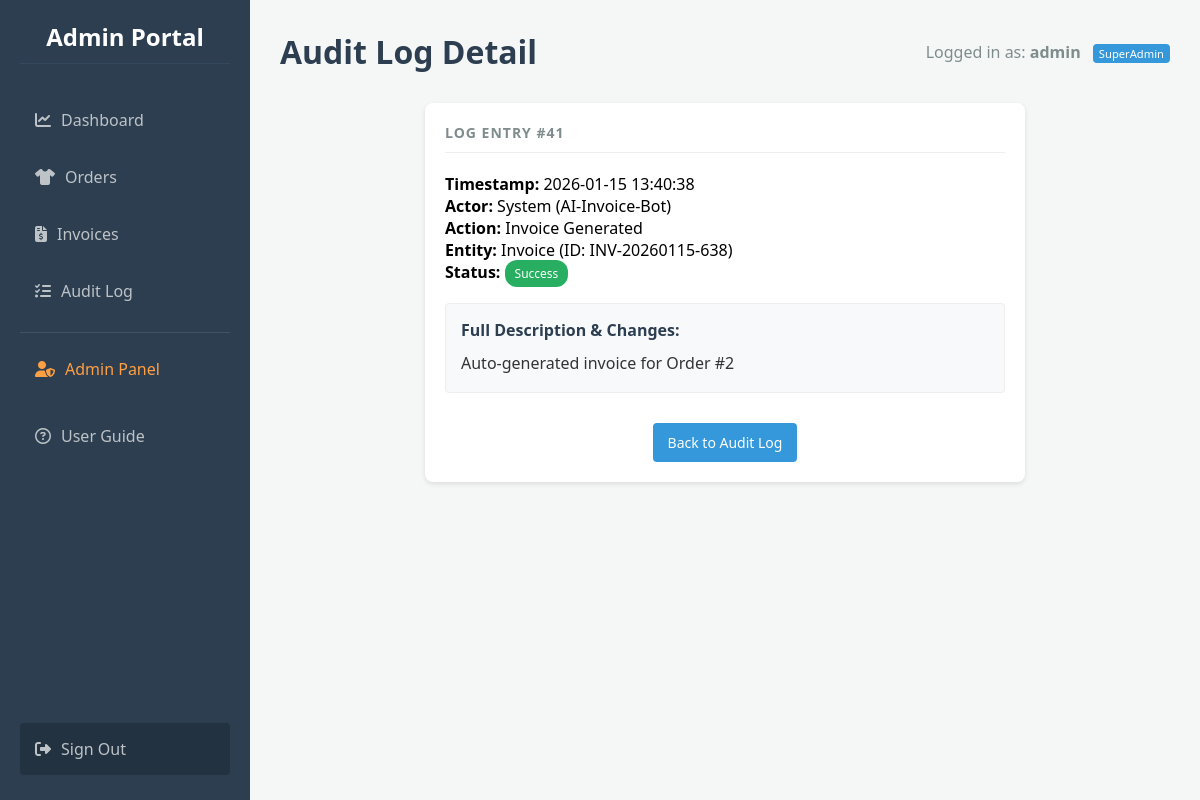
/audit/view/41 (signed in), run on the app's committed database.
### app.py (models this page shows)
class User(db.Model):
    id = db.Column(db.Integer, primary_key=True)
    custom_id = db.Column(db.String(50), unique=True)
    username = db.Column(db.String(100), unique=True, nullable=False)
    password = db.Column(db.String(100), nullable=False)
    role = db.Column(db.String(20), default='Staff')
    is_suspended = db.Column(db.Boolean, default=False)
    must_change_password = db.Column(db.Boolean, default=False)

class AuditLog(db.Model):
    id = db.Column(db.Integer, primary_key=True)
    timestamp = db.Column(db.DateTime, default=datetime.utcnow)
    actor_type = db.Column(db.String(50), default='System')
    actor_id = db.Column(db.String(50))
    action = db.Column(db.String(100), nullable=False)
    entity_type = db.Column(db.String(50))
    entity_id = db.Column(db.String(50))
    status = db.Column(db.String(50))
    description = db.Column(db.String(255))

### app.py (the view)
@app.route('/audit/view/<int:log_id>')
def audit_details(log_id):
    if 'user_id' not in session: return redirect(url_for('login'))
    log = AuditLog.query.get_or_404(log_id)
    return render_template('audit_details.html', log=log)

### app.py (called while the page is built)
@app.before_request
def load_user():
    g.user = None
    if 'user_id' in session: g.user = User.query.get(session['user_id'])

### templates/audit_details.html
{% extends "base.html" %}
{% block header %}Audit Log Detail{% endblock %}
{% block content %}
    <div class="card" style="max-width: 600px; margin: 0 auto; text-align: left;">
        <h3 style="border-bottom: 1px solid #eee; padding-bottom: 10px; margin-bottom: 20px;">
            Log Entry #{{ log.id }}
        </h3>
        <p><strong>Timestamp:</strong> {{ log.timestamp.strftime('%Y-%m-%d %H:%M:%S') }}</p>
        <p><strong>Actor:</strong> {{ log.actor_type }} ({{ log.actor_id }})</p>
        <p><strong>Action:</strong> {{ log.action }}</p>
        <p><strong>Entity:</strong> {{ log.entity_type }} (ID: {{ log.entity_id }})</p>
        <p><strong>Status:</strong> <span class="badge badge-{{ log.status }}">{{ log.status }}</span></p>
        <div style="margin-top: 20px; background-color: #f8f9fa; padding: 15px; border-radius: 4px; border: 1px solid #eee;">
            <h4 style="margin-bottom: 10px; color: #2c3e50;">Full Description & Changes:</h4>
            <p style="line-height: 1.6; color: #333;">{{ log.description }}</p>
        </div>
        <div style="margin-top: 30px; text-align: center;">
            <a href="{{ url_for('audit_log') }}" class="btn btn-primary">Back to Audit Log</a>
        </div>
    </div>
{% endblock %}

### templates/base.html (shortened to what this page needs)
<!DOCTYPE html>
<html lang="en">
<head>
    <link rel="stylesheet" href="https://cdnjs.cloudflare.com/ajax/libs/font-awesome/6.4.0/css/all.min.css">
    <link rel="stylesheet" href="{{ url_for('static', filename='style.css') }}">
</head>
<body>
    <nav class="sidebar">
        <h2>Admin Portal</h2>
        <a href="{{ url_for('dashboard') }}" class="{{ 'active' if request.path == '/dashboard' else '' }}">
            <i class="fa-solid fa-chart-line" style="margin-right: 10px;"></i>Dashboard
        </a>
        <a href="{{ url_for('orders') }}" class="{{ 'active' if request.path == '/orders' else '' }}">
            <i class="fa-solid fa-shirt" style="margin-right: 10px;"></i>Orders
        </a>
        <a href="{{ url_for('invoices') }}" class="{{ 'active' if request.path == '/invoices' else '' }}">
            <i class="fa-solid fa-file-invoice-dollar" style="margin-right: 10px;"></i>Invoices
        </a>
        <a href="{{ url_for('audit_log') }}" class="{{ 'active' if request.path == '/audit' else '' }}">
            <i class="fa-solid fa-list-check" style="margin-right: 10px;"></i>Audit Log
        </a>
        {% if g.user and g.user.role == 'SuperAdmin' %}
            <div style="border-top: 1px solid rgba(255,255,255,0.1); margin: 10px 0; padding-top: 10px;">
                <a href="{{ url_for('admin_panel') }}" class="{{ 'active' if request.path.startswith('/admin') else '' }}" style="color: #ff9f43;">
                    <i class="fa-solid fa-user-shield" style="margin-right: 10px;"></i>Admin Panel
                </a>
            </div>
        {% endif %}
        <a href="{{ url_for('guide') }}" class="{{ 'active' if request.path == '/guide' else '' }}">
            <i class="fa-regular fa-circle-question" style="margin-right: 10px;"></i>User Guide
        </a>
        <a href="{{ url_for('logout') }}" style="margin-top: auto; background: rgba(0,0,0,0.2);">
            <i class="fa-solid fa-right-from-bracket" style="margin-right: 10px;"></i>Sign Out
        </a>
    </nav>
    <div class="main-content">
        <div class="header">
            <h1>{% block header %}{% endblock %}</h1>
            <div class="user-info" style="color: #7f8c8d;">
                {% if g.user %}
                    Logged in as: <strong>{{ g.user.username }}</strong>
                    <span class="role-badge" style="background-color: #3498db; color: white;">{{ g.user.role }}</span>
                {% else %}
                    Guest
                {% endif %}
            </div>
        </div>
        <div class="content-area">
            {% block content %}{% endblock %}
        </div>
    </div>
</body>
</html>

### static/style.css (style rules this page uses)
* { box-sizing: border_box; margin: 0; padding: 0; font-family: 'Segoe UI', Tahoma, Geneva, Verdana, sans-serif; }
body { background-color: #f4f7f6; display: flex; min-height: 100vh; }
.sidebar { width: 250px; background-color: #2c3e50; color: white; padding: 20px; display: flex; flex-direction: column; }
.sidebar h2 { margin-bottom: 30px; font-size: 24px; text-align: center; border-bottom: 1px solid #34495e; padding-bottom: 10px; }
.sidebar a { color: #bdc3c7; text-decoration: none; padding: 15px; margin-bottom: 5px; border-radius: 4px; transition: 0.3s; }
.main-content { flex: 1; padding: 30px; overflow-y: auto; }
.header { display: flex; justify-content: space-between; align-items: center; margin-bottom: 30px; }
.card { background: white; padding: 20px; border-radius: 8px; box-shadow: 0 2px 5px rgba(0,0,0,0.1); text-align: center; }
.card h3 { font-size: 14px; color: #7f8c8d; margin-bottom: 10px; }
.btn { padding: 10px 15px; border-radius: 4px; text-decoration: none; color: white; border: none; cursor: pointer; font-size: 14px; }
.btn-primary { background-color: #3498db; }
.badge { padding: 5px 10px; border-radius: 12px; font-size: 12px; color: white; }
.badge-Success { background-color: #27ae60; }

### templates/base.html (style rules this page uses)
* { box-sizing: border-box; margin: 0; padding: 0; font-family: 'Segoe UI', Tahoma, Geneva, Verdana, sans-serif; }
body { background-color: #f4f7f6; display: flex; min-height: 100vh; }
.sidebar { width: 250px; background-color: #2c3e50; color: white; padding: 20px; display: flex; flex-direction: column; flex-shrink: 0; }
.sidebar h2 { margin-bottom: 30px; font-size: 24px; text-align: center; border-bottom: 1px solid #34495e; padding-bottom: 10px; }
.sidebar a { color: #bdc3c7; text-decoration: none; padding: 15px; margin-bottom: 5px; border-radius: 4px; transition: 0.3s; display: block; }
.main-content { flex: 1; padding: 30px; overflow-y: auto; }
.header { display: flex; justify-content: space-between; align-items: center; margin-bottom: 30px; }
.header h1 { color: #2c3e50; }
.card { background: white; padding: 20px; border-radius: 8px; box-shadow: 0 2px 5px rgba(0,0,0,0.1); text-align: center; }
.card h3 { font-size: 14px; color: #7f8c8d; margin-bottom: 10px; text-transform: uppercase; letter-spacing: 1px; }
.role-badge { font-size: 0.7em; padding: 2px 6px; border-radius: 4px; background: rgba(255,255,255,0.2); margin-left: 8px; vertical-align: middle; }
.btn { border: none; color: white; cursor: pointer; display: inline-block; text-align: center; text-decoration: none; }
.btn-primary { background-color: #3498db; }

### data on the page
User: user.username "admin", user.role "SuperAdmin"
AuditLog: id "41", timestamp "2026-01-15 13:40:38", actor_type "System", actor_id "AI-Invoice-Bot", action "Invoice Generated", entity_type "Invoice", entity_id "INV-20260115-638", status "Success", description "Auto-generated invoice for Order #2"
